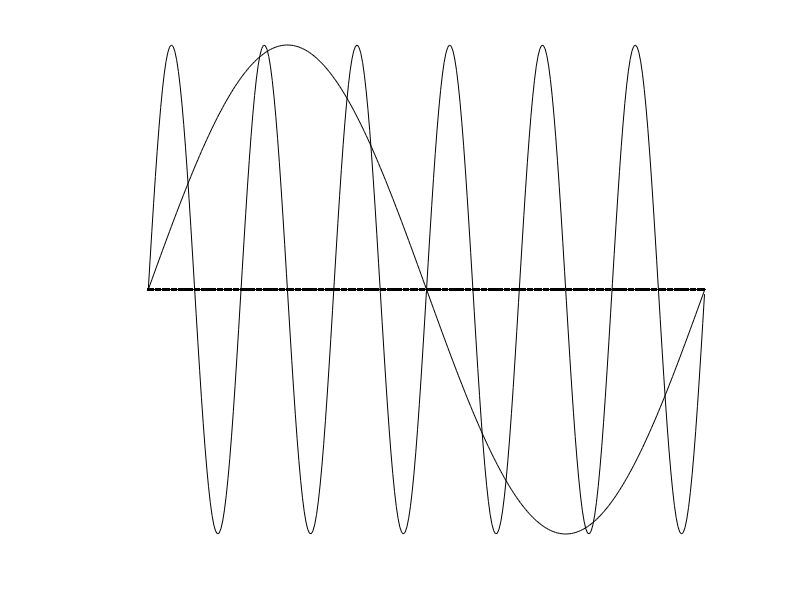

The MATLAB script that drew this image:
% program fourfig
% Plotter funksjonen gm(x) = sin(mx) , 0 <= x <= 2*pi,
% for forskjellige verdier av m, m >=1
clear; close;
x = 0:0.02:2*pi;
y = zeros(length(x));
xlim([-0.5 6.5]);
hold on
y = 0;
plot (x,y,'k');
for m = [1 6]
    y = sin(m*x);
    plot (x,y,'k');
end
grid
axis off
hold off
